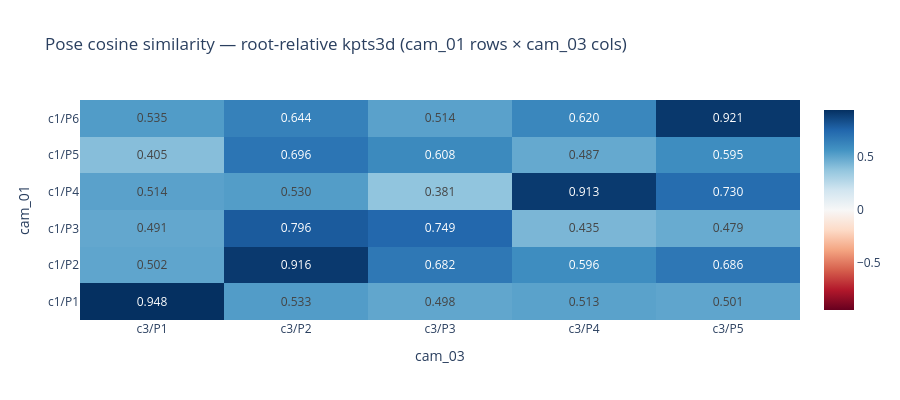

Source (notebook cell):
### Code cell
import plotly.graph_objects as go

labels_x = [f"c3/P{p}" for p in pids3]
labels_y = [f"c1/P{p}" for p in pids1]

fig = go.Figure(go.Heatmap(
    z=sim,
    x=labels_x, y=labels_y,
    colorscale='RdBu', zmid=0,
    text=[[f"{sim[i,j]:.3f}" if not np.isnan(sim[i,j]) else "nan"
           for j in range(len(pids3))] for i in range(len(pids1))],
    texttemplate='%{text}',
    showscale=True,
))
fig.update_layout(
    title='Pose cosine similarity — root-relative kpts3d (cam_01 rows × cam_03 cols)',
    height=400,
    xaxis_title='cam_03', yaxis_title='cam_01',
)
fig.show()

### Figure 1 — Plotly figure (JSON) as saved in the notebook; plotly's stock layout.template omitted (floating-point values rounded to 4 significant figures)
{"data": [{"colorscale": [[0, "rgb(103,0,31)"], [0.1, "rgb(178,24,43)"], [0.2, "rgb(214,96,77)"], [0.3, "rgb(244,165,130)"], [0.4, "rgb(253,219,199)"], [0.5, "rgb(247,247,247)"], [0.6, "rgb(209,229,240)"], [0.7, "rgb(146,197,222)"], [0.8, "rgb(67,147,195)"], [0.9, "rgb(33,102,172)"], [1, "rgb(5,48,97)"]], "showscale": true, "text": [["0.948", "0.533", "0.498", "0.513", "0.501"], ["0.502", "0.916", "0.682", "0.596", "0.686"], ["0.491", "0.796", "0.749", "0.435", "0.479"], ["0.514", "0.530", "0.381", "0.913", "0.730"], ["0.405", "0.696", "0.608", "0.487", "0.595"], ["0.535", "0.644", "0.514", "0.620", "0.921"]], "texttemplate": "%{text}", "type": "heatmap", "x": ["c3/P1", "c3/P2", "c3/P3", "c3/P4", "c3/P5"], "y": ["c1/P1", "c1/P2", "c1/P3", "c1/P4", "c1/P5", "c1/P6"], "z": [[0.9479, 0.5332, 0.4975, 0.5128, 0.501], [0.502, 0.9156, 0.6825, 0.5956, 0.6859], [0.4913, 0.7961, 0.7489, 0.4353, 0.479], [0.5139, 0.5304, 0.3807, 0.9135, 0.7302], [0.4054, 0.6962, 0.6081, 0.4868, 0.5954], [0.535, 0.6437, 0.5144, 0.6201, 0.921]], "zmid": 0}], "layout": {"height": 400, "title": {"text": "Pose cosine similarity — root-relative kpts3d (cam_01 rows × cam_03 cols)"}, "xaxis": {"title": {"text": "cam_03"}}, "yaxis": {"title": {"text": "cam_01"}}}}
